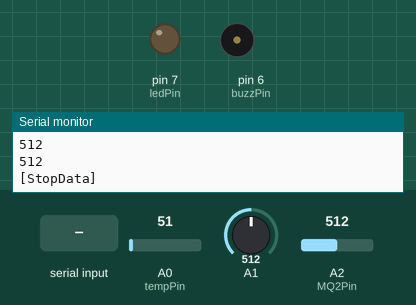
Simulated run of this sketch. Board: Arduino Uno, built with avr-gcc and run on an emulated ATmega328P. Shown: output pins drawn as LEDs (lit = HIGH), buzzer (waves = sounding), the last lines printed to the serial monitor. The test bench sets the inputs (shaded band); at power-on: A0 (tempPin) = 51, A1 = 512, A2 (MQ2Pin) = 512.

Above: at 1.2 s.
1.3 s: "1" received over Serial
At 2.8 s:
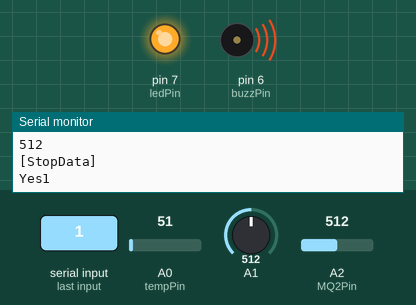
Timing chart, 0 to 4.3 s (numbered marks = the images above; inputs shaded):
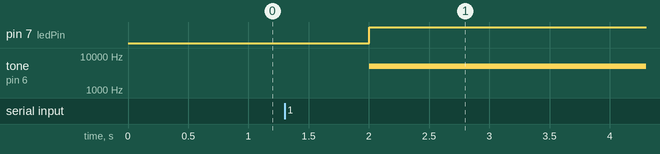

The sketch:

Block.ino
```cpp
// Подключение датчиков
const int tempPin = 0;
const int MQ2Pin = 2;
const int flamePin = 1;

const int buzzPin = 6;
const int ledPin = 7;

// Переменные для хранения данных с датчиков
double tempValue = 0;
double voltage = 0;

int MQ2Value = 0;

int flameValue = 0;

unsigned int place = 2;

bool haveFire = false;

void setup() {
  Serial.begin(9600);
  pinMode(flamePin, INPUT);
  analogWrite(flamePin, LOW);
  pinMode(ledPin, OUTPUT);
  pinMode(buzzPin, OUTPUT);
}

void loop() {
  // Получение значения температуры
  tempValue = analogRead(tempPin);
  voltage = (tempValue / 1023) * 5000;
  tempValue = voltage / 10;

  // Получения значения с датчика газа
  MQ2Value = analogRead(MQ2Pin);

  // Получение значения с датчика пламени
  flameValue = analogRead(flamePin);

  Serial.println("[StartData]");
  Serial.println(place);
  Serial.println((int)tempValue);
  Serial.println(flameValue);
  Serial.println(MQ2Value);
  Serial.println("[StopData]");

  if (Serial.available() > 0) {
    haveFire = true;
  } else {
    haveFire = false;
  }

  if (haveFire) {
    digitalWrite(ledPin, HIGH);
    tone(buzzPin, 5000, 1000);
    Serial.print("Yes");
    Serial.println(Serial.available());
  }

  delay(1000);
}
```

Measured:
- after the input at 1.3 s, pin 7 (ledPin): LOW → HIGH after 0.70 s; tone on pin 6 (buzzPin): silent → 5000 Hz after 0.70 s
